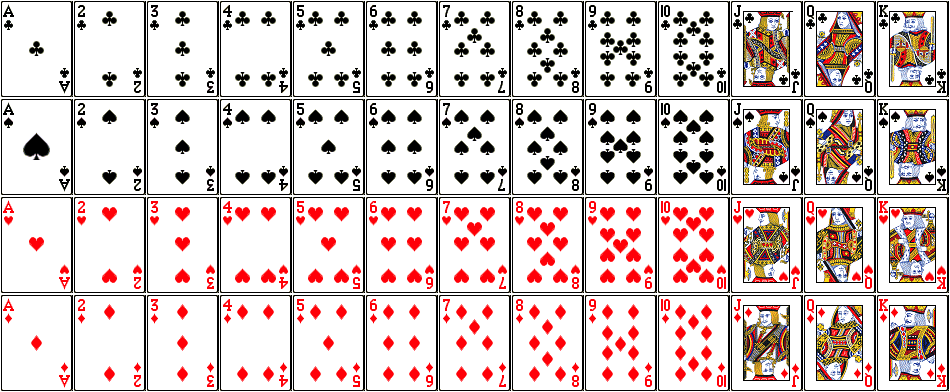
#> input picture cards.jpg, 950 x 392 px, given in place of cards.png, which was not available
$ python SURF_example.py
#> lines starting #> are read from the running program, lines starting #| are printed output that depends on the picture
import numpy as np
import sys
sys.path.append('/usr/local/Cellar/opencv/3.3.1_1/lib/python3.6/site-packages')
import cv2
from matplotlib import pyplot as plt

img = cv2.imread('/Users/landonwiedenman/Documents/lc101/hacker-problems/card_recognition/images/cards.png')
#> img is the input picture: shape (392, 950, 3); mean B, G, R 199.3, 201.2, 216.1
gray = cv2.cvtColor(img, cv2.COLOR_BGR2GRAY)
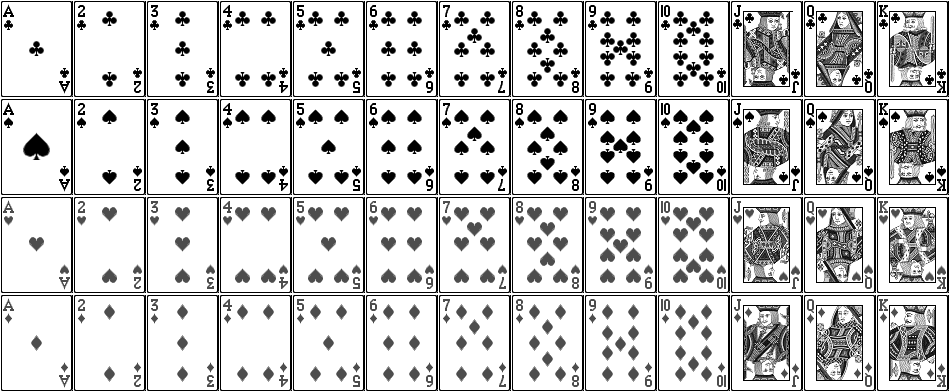
#> gray: shape (392, 950); min 0, max 255, mean 205.5

# Create SURF object
#> (the run stopped early here; a loop or call above may not have finished)

$ run again, with chessboard.jpg copied over cards.jpg
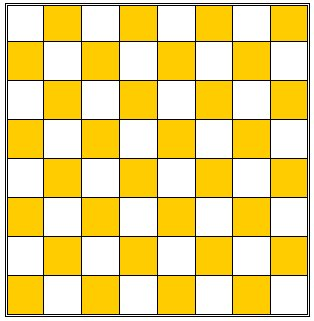
#> input picture chessboard.jpg, 314 x 321 px, given in place of cards.png, which was not available
#> img is the input picture: shape (321, 314, 3); mean B, G, R 129.5, 215.8, 237.4
#> `gray = cv2.cvtColor(img, cv2.COLOR_BGR2GRAY)`:
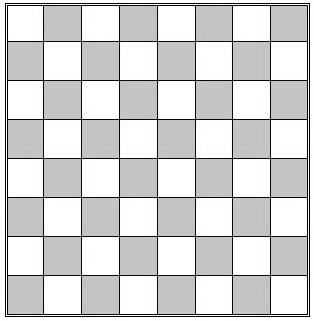
#> gray: shape (321, 314); min 0, max 255, mean 212.4

$ run again, with acespades.png saved as cards.jpg
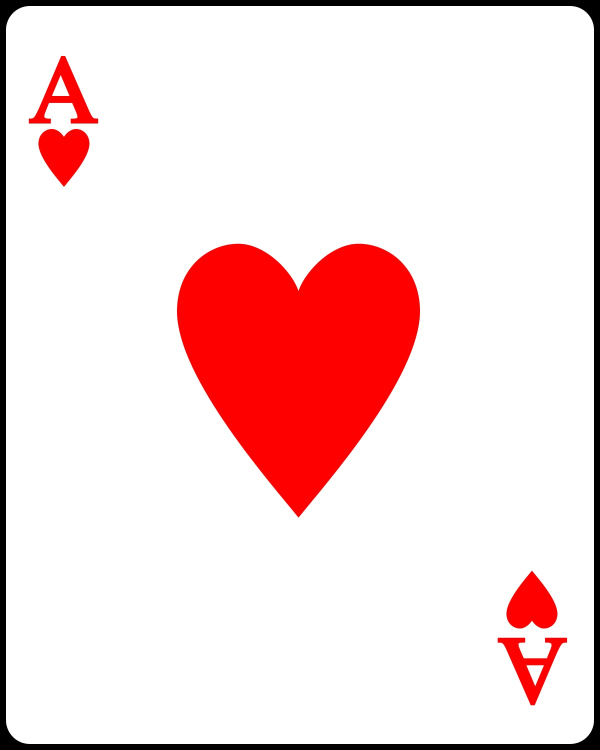
#> input picture acespades.png, 1200 x 1500 px, given in place of cards.png, which was not available (shown at 1/2 size)
#> img is the input picture: shape (1500, 1200, 3); mean B, G, R 217.2, 217.2, 245.4
#> `gray = cv2.cvtColor(img, cv2.COLOR_BGR2GRAY)`:
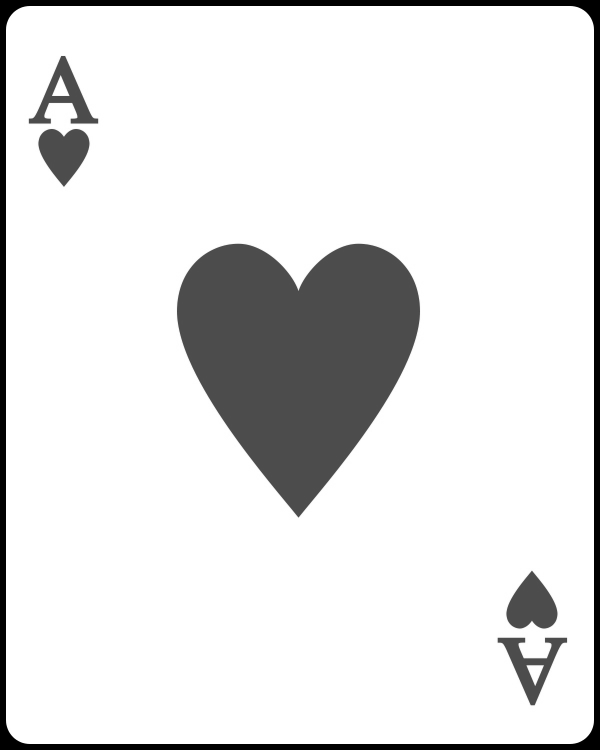
#> gray: shape (1500, 1200) (shown at 1/2 size); min 0, max 255, mean 225.6
